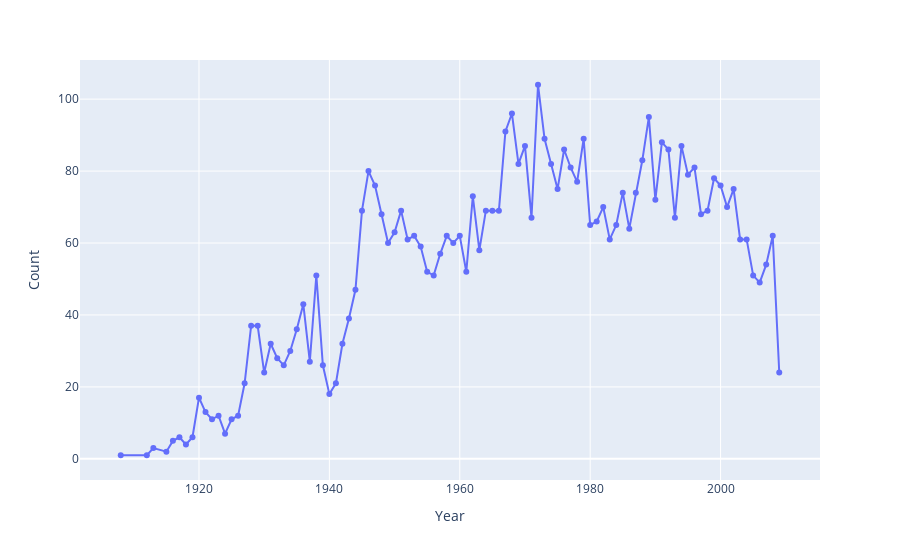

The code cell stored with this chart in its notebook:
### Code cell
fig = px.line(temp, y='Count', hover_data=['Date', 'Count'], markers=True)
fig.show()

### Figure 1 — Plotly figure (JSON) as saved in the notebook; plotly's stock layout.template omitted (floating-point values rounded to 4 significant figures)
{"data": [{"customdata": [[1908], [1912], [1913], [1915], [1916], [1917], [1918], [1919], [1920], [1921], [1922], [1923], [1924], [1925], [1926], [1927], [1928], [1929], [1930], [1931], [1932], [1933], [1934], [1935], [1936], [1937], [1938], [1939], [1940], [1941], [1942], [1943], [1944], [1945], [1946], [1947], [1948], [1949], [1950], [1951], [1952], [1953], [1954], [1955], [1956], [1957], [1958], [1959], [1960], [1961], [1962], [1963], [1964], [1965], [1966], [1967], [1968], [1969], [1970], [1971], [1972], [1973], [1974], [1975], [1976], [1977], [1978], [1979], [1980], [1981], [1982], [1983], [1984], [1985], [1986], [1987], [1988], [1989], [1990], [1991], [1992], [1993], [1994], [1995], [1996], [1997], [1998], [1999], [2000], [2001], [2002], [2003], [2004], [2005], [2006], [2007], [2008], [2009]], "hovertemplate": "Year=%{x}<br>Count=%{y}<br>Date=%{customdata[0]}<extra></extra>", "legendgroup": "", "line": {"color": "#636efa", "dash": "solid"}, "marker": {"symbol": "circle"}, "mode": "markers+lines", "name": "", "orientation": "v", "showlegend": false, "type": "scatter", "x": [1908, 1912, 1913, 1915, 1916, 1917, 1918, 1919, 1920, 1921, 1922, 1923, 1924, 1925, 1926, 1927, 1928, 1929, 1930, 1931, 1932, 1933, 1934, 1935, 1936, 1937, 1938, 1939, 1940, 1941, 1942, 1943, 1944, 1945, 1946, 1947, 1948, 1949, 1950, 1951, 1952, 1953, 1954, 1955, 1956, 1957, 1958, 1959, 1960, 1961, 1962, 1963, 1964, 1965, 1966, 1967, 1968, 1969, 1970, 1971, 1972, 1973, 1974, 1975, 1976, 1977, 1978, 1979, 1980, 1981, 1982, 1983, 1984, 1985, 1986, 1987, 1988, 1989, 1990, 1991, 1992, 1993, 1994, 1995, 1996, 1997, 1998, 1999, 2000, 2001, 2002, 2003, 2004, 2005, 2006, 2007, 2008, 2009], "xaxis": "x", "y": [1, 1, 3, 2, 5, 6, 4, 6, 17, 13, 11, 12, 7, 11, 12, 21, 37, 37, 24, 32, 28, 26, 30, 36, 43, 27, 51, 26, 18, 21, 32, 39, 47, 69, 80, 76, 68, 60, 63, 69, 61, 62, 59, 52, 51, 57, 62, 60, 62, 52, 73, 58, 69, 69, 69, 91, 96, 82, 87, 67, 104, 89, 82, 75, 86, 81, 77, 89, 65, 66, 70, 61, 65, 74, 64, 74, 83, 95, 72, 88, 86, 67, 87, 79, 81, 68, 69, 78, 76, 70, 75, 61, 61, 51, 49, 54, 62, 24], "yaxis": "y"}], "layout": {"legend": {"tracegroupgap": 0}, "margin": {"t": 60}, "xaxis": {"anchor": "y", "domain": [0, 1], "title": {"text": "Year"}}, "yaxis": {"anchor": "x", "domain": [0, 1], "title": {"text": "Count"}}}}
